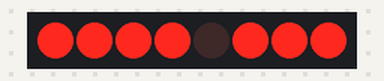
The sketch below on a simulated Arduino Uno, built with avr-gcc and run on an emulated ATmega328P. Shown: 8 port-expander outputs drawn as a row of LEDs (first output left, lit = HIGH). Wiring (inferred from the names in the program): PCF8574 port expander at I2C address 0x20. Wiring (inferred from the signals the program sends): row of LEDs: on Q0, Q1, Q2, Q3, Q4, Q5, Q6, Q7.

Above: at 3.5 s.
At 9.5 s:
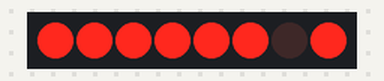
At 13.0 s:
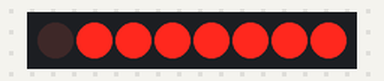
Timing chart, 0 to 18.2 s (numbered marks = the images above):
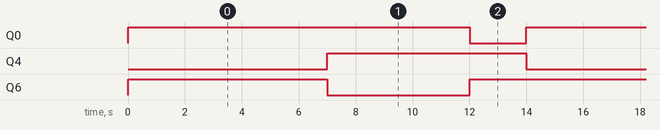

Measured:
- by itself, Q0: alternates HIGH for 12.0 s and LOW for 2.0 s
- by itself, Q4: alternates HIGH for 7.0 s and LOW for 7.0 s
- by itself, Q6: repeats every 14.0 s: LOW 5.0 s, HIGH 9.0 s

The sketch:

semafaro2Arduino.ino
```cpp
//#include é uma diretiva do pré-processador C++.(uma biblioteca que permite a comunicação com o barramento I2C)
#include <Wire.h>

#define PCF_ADDR 0x20

// Mapeamento dos pinos do Semáforo no PCF8574, uma especié de nomeação dos pinos
// os bytes representão quais portas serão ativadas
const byte TUDO_DESLIGADO = 0b00000000;
const byte LED_VERMELHO = 0b00000001; // P0
const byte LED_AMARELO  = 0b00000010; // P1
const byte LED_VERDE    = 0b00000100; // P2
const byte LED_VERMELHO2 = 0b00010000; // P4
const byte LED_AMARELO2  = 0b00100000; // P5
const byte LED_VERDE2    = 0b01000000; // P6

// Função auxiliar para enviar o comando ao PCF8574
// para que o arduino execute essa função é preciso fazelo entendero que estamos querendo dizer

void enviarParaPCF(byte estado) {
  Wire.beginTransmission(PCF_ADDR); // 1. Inicia conversa com o CI
  //chamamos o CI que queremos conversar
  Wire.write(estado);              // 2. Envia a combinação de LEDs
  //mandamos para tal porta um sinal de byte, o fazebdo sair de nivel logico 0
  Wire.endTransmission();          // 3. Encerra a conversa
}

void setup() {
  Wire.begin(); // Inicializa o barramento I2C
  enviarParaPCF(TUDO_DESLIGADO); // Garante que tudo comece apagado
  // todo o sistema começara sem sinal nenhum em byte
}

void loop() {
  // 1. Estado VERDE E VERMELHO
  enviarParaPCF(LED_VERDE);
  enviarParaPCF(LED_VERMELHO2);
  delay(5000); // Fica verde e vermelho por 5 segundos

  // 2. Estado AMARELO
  enviarParaPCF(LED_AMARELO);
  enviarParaPCF(LED_VERMELHO2);

  delay(2000); // Fica amarelo por 2 segundos

  // 3. Estado VERMELHO
  enviarParaPCF(LED_VERMELHO);
  enviarParaPCF(LED_VERDE2);

  delay(5000); // Fica vermelho por 5 segundos

   // 4. Estado AMARELO
  enviarParaPCF(LED_AMARELO2);
  enviarParaPCF(LED_VERMELHO);

  delay(2000); // Fica amarelo por 2 segundos

}
```
